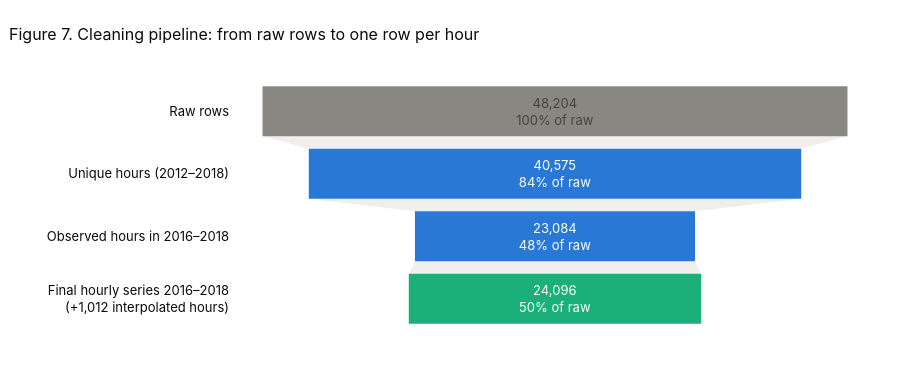

Notebook source saved alongside this figure:
### Code cell
fig = go.Figure(go.Funnel(
    y=["Raw rows", "Unique hours (2012–2018)", "Observed hours in 2016–2018",
       f"Final hourly series 2016–2018<br>(+{int(ts['is_imputed'].sum()):,} interpolated hours)"],
    x=[len(raw), raw["date_time"].nunique(), int((ts["is_imputed"] == 0).sum()), len(ts)],
    marker=dict(color=[MUTED, BLUE, BLUE, AQUA]), texttemplate="%{value:,}<br>%{percentInitial:.0%} of raw",
    connector=dict(fillcolor="#f0efec"),
    hovertemplate="%{y}: %{x:,} rows<extra></extra>",
))
fig.update_layout(title="Figure 7. Cleaning pipeline: from raw rows to one row per hour", height=380,
                  margin=dict(l=230))
fig.show()

### Figure 1 — Plotly figure (JSON) as saved in the notebook; plotly's stock layout.template omitted (floating-point values rounded to 4 significant figures)
{"data": [{"connector": {"fillcolor": "#f0efec"}, "hovertemplate": "%{y}: %{x:,} rows<extra></extra>", "marker": {"color": ["#898781", "#2a78d6", "#2a78d6", "#1baf7a"]}, "texttemplate": "%{value:,}<br>%{percentInitial:.0%} of raw", "type": "funnel", "x": [48204, 40575, 23084, 24096], "y": ["Raw rows", "Unique hours (2012–2018)", "Observed hours in 2016–2018", "Final hourly series 2016–2018<br>(+1,012 interpolated hours)"]}], "layout": {"height": 380, "margin": {"l": 230}, "title": {"text": "Figure 7. Cleaning pipeline: from raw rows to one row per hour"}}}
